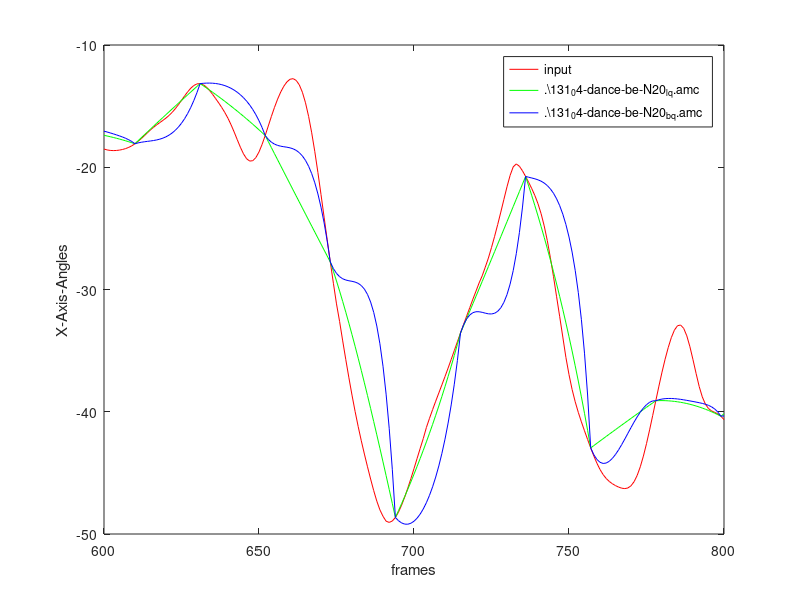

This figure's MATLAB source:
x = [600 601 602 603 604 605 606 607 608 609 610 611 612 613 614 615 616 617 618 619 620 621 622 623 624 625 626 627 628 629 630 631 632 633 634 635 636 637 638 639 640 641 642 643 644 645 646 647 648 649 650 651 652 653 654 655 656 657 658 659 660 661 662 663 664 665 666 667 668 669 670 671 672 673 674 675 676 677 678 679 680 681 682 683 684 685 686 687 688 689 690 691 692 693 694 695 696 697 698 699 700 701 702 703 704 705 706 707 708 709 710 711 712 713 714 715 716 717 718 719 720 721 722 723 724 725 726 727 728 729 730 731 732 733 734 735 736 737 738 739 740 741 742 743 744 745 746 747 748 749 750 751 752 753 754 755 756 757 758 759 760 761 762 763 764 765 766 767 768 769 770 771 772 773 774 775 776 777 778 779 780 781 782 783 784 785 786 787 788 789 790 791 792 793 794 795 796 797 798 799 800 ];
y = [-18.5098 -18.5822 -18.6236 -18.6372 -18.627 -18.5958 -18.5446 -18.4709 -18.3712 -18.2409 -18.0777 -17.8818 -17.6594 -17.4206 -17.1783 -16.9443 -16.7275 -16.5296 -16.3459 -16.1656 -15.9745 -15.7581 -15.5055 -15.2127 -14.883 -14.5282 -14.1679 -13.8265 -13.5317 -13.309 -13.1798 -13.1574 -13.2442 -13.4318 -13.7011 -14.0262 -14.3798 -14.7374 -15.1177 -15.5324 -15.9994 -16.5315 -17.1248 -17.7526 -18.3663 -18.9052 -19.3038 -19.4954 -19.4618 -19.2049 -18.7471 -18.1288 -17.4017 -16.6214 -15.8383 -15.0999 -14.4296 -13.849 -13.3734 -13.0183 -12.803 -12.7526 -12.8959 -13.2611 -13.867 -14.7282 -15.8387 -17.1801 -18.7221 -20.4264 -22.2319 -24.0846 -25.9355 -27.7472 -29.4917 -31.1772 -32.6211 -34.2029 -35.7392 -37.2228 -38.6408 -39.9753 -41.2183 -42.375 -43.4629 -44.502 -45.5016 -46.4501 -47.3111 -48.0233 -48.5526 -48.9526 -49.0508 -48.9381 -48.6496 -48.2059 -47.639 -46.9781 -46.2469 -45.4651 -44.65 -43.8175 -42.9929 -42.1825 -41.283 -40.538 -39.8261 -39.138 -38.4664 -37.7973 -37.1197 -36.426 -35.7161 -34.9956 -34.2732 -33.5571 -32.8528 -32.1609 -31.4761 -30.7896 -30.1323 -29.4642 -28.8811 -28.1668 -27.4227 -26.5645 -25.6506 -24.6832 -23.6694 -22.6267 -21.5963 -20.6687 -19.9695 -19.7276 -19.9196 -20.2948 -20.753 -21.2392 -21.7523 -22.3207 -22.9872 -23.7988 -24.7957 -26.0011 -27.4112 -28.9459 -30.5948 -32.2229 -33.8861 -35.5546 -36.9621 -38.1764 -39.1835 -40.0512 -40.8286 -41.5585 -42.2666 -42.9564 -43.6124 -44.209 -44.7216 -45.1372 -45.4598 -45.7037 -45.8908 -46.0408 -46.1632 -46.2521 -46.2864 -46.2336 -46.056 -45.7192 -45.2023 -44.4994 -43.6245 -42.6069 -41.4856 -40.3025 -39.0971 -37.9058 -36.7625 -35.7024 -34.7552 -33.9398 -33.3244 -32.9625 -32.9052 -33.1815 -33.7892 -34.6775 -35.7456 -36.872 -37.9382 -38.7855 -39.379 -39.7375 -39.9323 -40.0489 -40.1739 -40.3668 -40.6427 ];
y1 = [-17.3861 -17.4423 -17.5012 -17.5629 -17.6273 -17.6947 -17.765 -17.8383 -17.9148 -17.9946 -18.0777 -17.8352 -17.5937 -17.3532 -17.1136 -16.8749 -16.6371 -16.4002 -16.1641 -15.9288 -15.6943 -15.4605 -15.2274 -14.995 -14.7633 -14.5322 -14.3017 -14.0718 -13.8424 -13.6136 -13.3853 -13.1574 -13.329 -13.5035 -13.6808 -13.861 -14.0442 -14.2303 -14.4194 -14.6116 -14.8068 -15.0051 -15.2066 -15.4112 -15.619 -15.8301 -16.0444 -16.2621 -16.4831 -16.7076 -16.9355 -17.1668 -17.4017 -17.8984 -18.3946 -18.8905 -19.386 -19.8811 -20.3758 -20.8701 -21.364 -21.8575 -22.3505 -22.8432 -23.3355 -23.8273 -24.3187 -24.8097 -25.3004 -25.7905 -26.2803 -26.7697 -27.2586 -27.7472 -28.5098 -29.3034 -30.1266 -30.9783 -31.8572 -32.7622 -33.6921 -34.6457 -35.6219 -36.6194 -37.6372 -38.6739 -39.7284 -40.7994 -41.8856 -42.9858 -44.0987 -45.2229 -46.357 -47.4997 -48.6496 -48.0903 -47.5193 -46.936 -46.3399 -45.7304 -45.1069 -44.4686 -43.8151 -43.1455 -42.4592 -41.7554 -41.0332 -40.2918 -39.5304 -38.7481 -37.9438 -37.1166 -36.2654 -35.3892 -34.4868 -33.5571 -32.9591 -32.3595 -31.7585 -31.156 -30.5521 -29.9468 -29.3404 -28.7327 -28.1238 -27.5139 -26.903 -26.2911 -25.6784 -25.0648 -24.4505 -23.8356 -23.22 -22.6039 -21.9873 -21.3703 -20.753 -21.5316 -22.3295 -23.1477 -23.9874 -24.8498 -25.7362 -26.6478 -27.5861 -28.5524 -29.5484 -30.5755 -31.6355 -32.73 -33.8609 -35.03 -36.2391 -37.4903 -38.7856 -40.127 -41.5166 -42.9564 -42.7681 -42.5802 -42.3927 -42.2056 -42.0189 -41.8327 -41.6469 -41.4616 -41.2768 -41.0924 -40.9084 -40.725 -40.542 -40.3596 -40.1777 -39.9962 -39.8153 -39.635 -39.4551 -39.2758 -39.0971 -39.0883 -39.0869 -39.0926 -39.1055 -39.1254 -39.1522 -39.1858 -39.2263 -39.2735 -39.3274 -39.3881 -39.4555 -39.5295 -39.6103 -39.6978 -39.7921 -39.8932 -40.0011 -40.116 -40.2378 -40.3668 -40.1636 ];
y2 = [-17.0463 -17.1161 -17.1901 -17.2678 -17.3493 -17.4359 -17.5296 -17.6339 -17.7542 -17.8984 -18.0777 -18.0085 -17.9566 -17.9165 -17.8827 -17.8497 -17.8121 -17.7646 -17.7017 -17.6183 -17.5092 -17.3692 -17.1932 -16.9761 -16.7129 -16.3988 -16.0284 -15.597 -15.0993 -14.5303 -13.8848 -13.1574 -13.133 -13.1183 -13.115 -13.1246 -13.1487 -13.1888 -13.2466 -13.3238 -13.4222 -13.5439 -13.6908 -13.8657 -14.0713 -14.3111 -14.589 -14.9099 -15.2793 -15.7042 -16.1928 -16.7547 -17.4017 -17.7198 -17.9499 -18.1085 -18.2121 -18.2774 -18.3212 -18.3604 -18.4118 -18.4923 -18.6187 -18.8077 -19.0759 -19.4399 -19.916 -20.5206 -21.2698 -22.1798 -23.2664 -24.5457 -26.0338 -27.7472 -28.2888 -28.6817 -28.9509 -29.1227 -29.2246 -29.2843 -29.3302 -29.3911 -29.4968 -29.6781 -29.9682 -30.4027 -31.021 -31.8665 -32.9877 -34.4381 -36.2755 -38.5607 -41.353 -44.7046 -48.6496 -48.9128 -49.0945 -49.1907 -49.1995 -49.1209 -48.9557 -48.7048 -48.3684 -47.9461 -47.4364 -46.8361 -46.1404 -45.3429 -44.435 -43.4061 -42.2426 -40.9274 -39.4379 -37.7441 -35.804 -33.5571 -32.8852 -32.4007 -32.0794 -31.8945 -31.8175 -31.8187 -31.8678 -31.9347 -31.9893 -32.0019 -31.9433 -31.7844 -31.4966 -31.0504 -30.4163 -29.5628 -28.457 -27.0634 -25.3435 -23.2553 -20.753 -20.8176 -20.879 -20.9456 -21.0283 -21.1393 -21.2914 -21.4979 -21.7722 -22.1281 -22.58 -23.1435 -23.8367 -24.681 -25.7033 -26.9386 -28.4327 -30.2477 -32.4674 -35.2078 -38.6294 -42.9564 -43.5099 -43.899 -44.1343 -44.2283 -44.1954 -44.051 -43.8114 -43.4933 -43.1132 -42.6876 -42.2324 -41.7632 -41.2945 -40.8402 -40.4137 -40.0275 -39.6933 -39.4225 -39.2258 -39.1139 -39.0971 -39.0159 -38.9609 -38.9277 -38.913 -38.914 -38.9279 -38.9526 -38.9855 -39.0246 -39.0677 -39.1132 -39.1602 -39.2086 -39.2599 -39.3174 -39.3869 -39.477 -39.6001 -39.7731 -40.0187 -40.3668 -40.3372 ];
plot(x,y,'r',x,y1,'g',x,y2,'b')
xlabel('frames')
ylabel('X-Axis-Angles')
legend('input','.\131_04-dance-be-N20_l_q.amc','.\131_04-dance-be-N20_b_q.amc')
